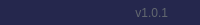
              <widget class="QFrame" name="frame_grip">
               <property name="minimumSize">
                <size>
                 <width>0</width>
                 <height>25</height>
                </size>
               </property>
               <property name="maximumSize">
                <size>
                 <width>16777215</width>
                 <height>25</height>
                </size>
               </property>
               <property name="styleSheet">
                <string notr="true">background-color: rgba(37,39,77)</string>
               </property>
               <property name="frameShape">
                <enum>QFrame::NoFrame</enum>
               </property>
               <property name="frameShadow">
                <enum>QFrame::Raised</enum>
               </property>
               <layout class="QHBoxLayout" name="horizontalLayout_6">
                <property name="spacing">
                 <number>0</number>
                </property>
                <property name="leftMargin">
                 <number>0</number>
                </property>
                <property name="topMargin">
                 <number>0</number>
                </property>
                <property name="rightMargin">
                 <number>2</number>
                </property>
                <property name="bottomMargin">
                 <number>0</number>
                </property>
                <item>
                 <widget class="QFrame" name="frame_label_bottom">
                  <property name="styleSheet">
                   <string notr="true">background-color: rgba(37,39,77)</string>
                  </property>
                  <property name="frameShape">
                   <enum>QFrame::NoFrame</enum>
                  </property>
                  <property name="frameShadow">
                   <enum>QFrame::Raised</enum>
                  </property>
                  <layout class="QHBoxLayout" name="horizontalLayout_7">
                   <property name="spacing">
                    <number>0</number>
                   </property>
                   <property name="leftMargin">
                    <number>10</number>
                   </property>
                   <property name="topMargin">
                    <number>0</number>
                   </property>
                   <property name="rightMargin">
                    <number>10</number>
                   </property>
                   <property name="bottomMargin">
                    <number>0</number>
                   </property>
                   <item>
                    <widget class="QLabel" name="label_credits">
                     <property name="font">
                      <font>
                       <family>Segoe UI</family>
                      </font>
                     </property>
                     <property name="styleSheet">
                      <string notr="true">color: rgb(98, 103, 111);</string>
                     </property>
                     <property name="text">
                      <string/>
                     </property>
                    </widget>
                   </item>
                   <item>
                    <widget class="QLabel" name="label_version">
                     <property name="maximumSize">
                      <size>
                       <width>100</width>
                       <height>16777215</height>
                      </size>
                     </property>
                     <property name="font">
                      <font>
                       <family>Segoe UI</family>
                      </font>
                     </property>
                     <property name="styleSheet">
                      <string notr="true">color: rgb(98, 103, 111);</string>
                     </property>
                     <property name="text">
                      <string>v1.0.1</string>
                     </property>
                     <property name="alignment">
                      <set>Qt::AlignRight|Qt::AlignTrailing|Qt::AlignVCenter</set>
                     </property>
                    </widget>
                   </item>
                  </layout>
                 </widget>
                </item>
                <item>
                 <widget class="QFrame" name="frame_size_grip">
                  <property name="maximumSize">
                   <size>
                    <width>20</width>
                    <height>20</height>
                   </size>
                  </property>
                  <property name="styleSheet">
                   <string notr="true">QSizeGrip {
	background-image: url(:/16x16/icons/16x16/cil-size-grip.png);
	background-position: center;
	background-repeat: no-reperat;
}

QFrame{background-color: rgba(37,39,77);}</string>
                  </property>
                  <property name="frameShape">
                   <enum>QFrame::NoFrame</enum>
                  </property>
                  <property name="frameShadow">
                   <enum>QFrame::Raised</enum>
                  </property>
                 </widget>
                </item>
               </layout>
              </widget>
